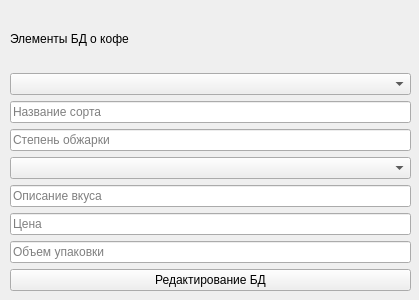
<?xml version="1.0" encoding="UTF-8"?>
<ui version="4.0">
 <class>Form</class>
 <widget class="QWidget" name="Form">
  <property name="geometry">
   <rect>
    <x>0</x>
    <y>0</y>
    <width>419</width>
    <height>300</height>
   </rect>
  </property>
  <property name="windowTitle">
   <string>Редактор БД</string>
  </property>
  <widget class="QWidget" name="gridLayoutWidget">
   <property name="geometry">
    <rect>
     <x>10</x>
     <y>10</y>
     <width>401</width>
     <height>281</height>
    </rect>
   </property>
   <layout class="QGridLayout" name="gridLayout">
    <item row="1" column="0">
     <widget class="QLabel" name="label">
      <property name="text">
       <string>Элементы БД о кофе</string>
      </property>
     </widget>
    </item>
    <item row="9" column="0">
     <widget class="QLineEdit" name="lineEditCost">
      <property name="cursorPosition">
       <number>0</number>
      </property>
      <property name="placeholderText">
       <string>Цена</string>
      </property>
     </widget>
    </item>
    <item row="4" column="0">
     <widget class="QLineEdit" name="lineEditName">
      <property name="text">
       <string/>
      </property>
      <property name="placeholderText">
       <string>Название сорта</string>
      </property>
     </widget>
    </item>
    <item row="6" column="0">
     <widget class="QComboBox" name="comboBox_2"/>
    </item>
    <item row="3" column="0">
     <widget class="QComboBox" name="comboBox"/>
    </item>
    <item row="10" column="0">
     <widget class="QLineEdit" name="lineEditValue">
      <property name="text">
       <string/>
      </property>
      <property name="placeholderText">
       <string>Объем упаковки</string>
      </property>
     </widget>
    </item>
    <item row="5" column="0">
     <widget class="QLineEdit" name="lineEditDegree">
      <property name="placeholderText">
       <string>Степень обжарки</string>
      </property>
     </widget>
    </item>
    <item row="12" column="0">
     <widget class="QPushButton" name="pushButton_2">
      <property name="text">
       <string>Редактирование БД</string>
      </property>
     </widget>
    </item>
    <item row="7" column="0">
     <widget class="QLineEdit" name="lineEditTaste">
      <property name="placeholderText">
       <string>Описание вкуса</string>
      </property>
     </widget>
    </item>
   </layout>
  </widget>
 </widget>
 <resources/>
 <connections/>
</ui>
